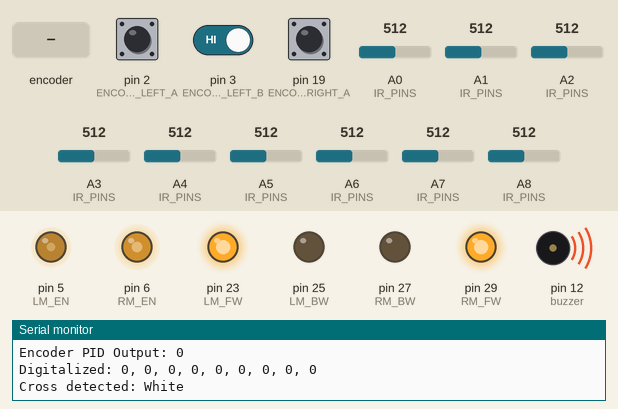
This program was run on a simulated Arduino Mega 2560, built with avr-gcc and run on an emulated ATmega2560. Shown: output pins drawn as LEDs (lit = HIGH), buzzer (waves = sounding, pin HIGH), the last lines printed to the serial monitor. Dashed ring = blinking. The inputs (shaded band) are chosen by the test bench; at power-on: A1 (IR_PINS) = 512, pin 2 (ENCODER_LEFT_A) HIGH, pin 3 (ENCODER_LEFT_B) HIGH, pin 19 (ENCODER_RIGHT_A) HIGH, A0 (IR_PINS) = 512, A2 (IR_PINS) = 512, A3 (IR_PINS) = 512, A4 (IR_PINS) = 512, A5 (IR_PINS) = 512, A6 (IR_PINS) = 512, A7 (IR_PINS) = 512, A8 (IR_PINS) = 512.

Above: at 5.27 s.
5.6 s: A1 (IR_PINS) set to 524
At 6.3 s:
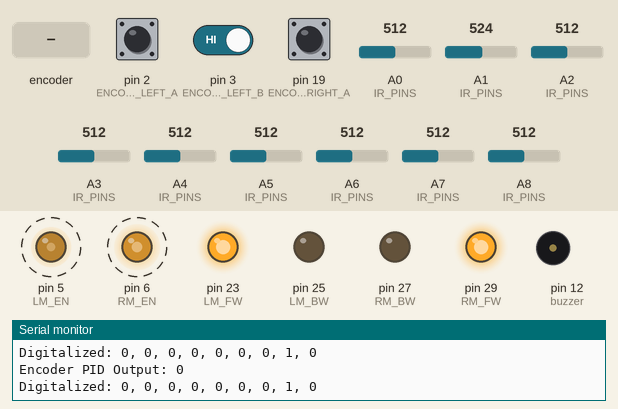
8.6 s: rotary encoder on pin 2 (ENCODER_LEFT_A) / pin 3 (ENCODER_LEFT_B) turned 3 steps (first pin leading)
12.2 s: rotary encoder on pin 2 (ENCODER_LEFT_A) / pin 3 (ENCODER_LEFT_B) turned 1 step (first pin leading)
15.4 s: rotary encoder on pin 2 (ENCODER_LEFT_A) / pin 3 (ENCODER_LEFT_B) turned 2 steps (second pin leading)
18.8 s: rotary encoder on pin 2 (ENCODER_LEFT_A) / pin 3 (ENCODER_LEFT_B) turned 2 steps (second pin leading)
22.2 s: A1 (IR_PINS) set to 170
At 22.38 s:
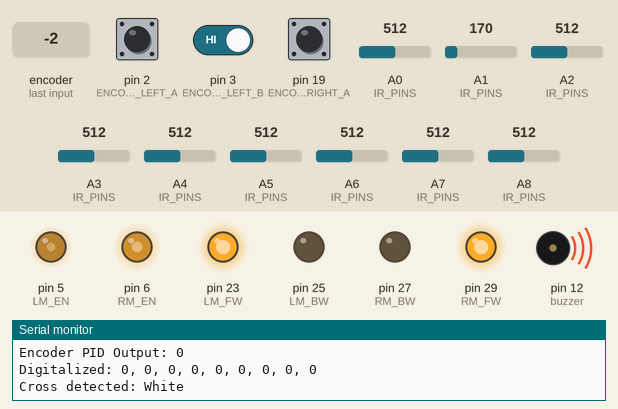
Timing chart, 0 to 26.2 s (numbered marks = the images above; inputs shaded):
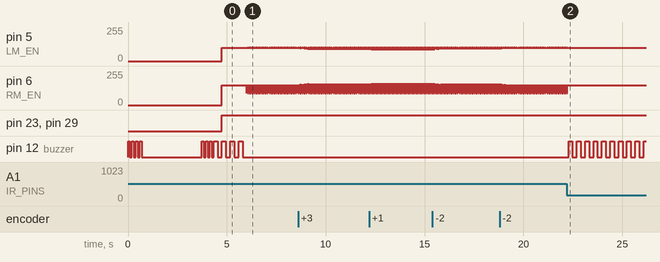

Measured:
- the behaviour switches between 512 and 513 on A1 (IR_PINS) (found by bisection; images 0 and 1)
- after the input at 5.6 s, pin 5 (LM_EN): alternates 105/255 for 0.02 s and 100/255 for 0.04 s, starting after 0.40 s; pin 6 (RM_EN): alternates 150/255 for 0.04 s and 90/255 for 0.02 s, starting after 0.40 s; pin 12 (buzzer): goes on until 5.8 s, then stays LOW
- after the input at 22.2 s, pin 5 (LM_EN): goes on until 22.2 s, then stays 100/255; pin 6 (RM_EN): goes on until 22.2 s, then stays 150/255; pin 12 (buzzer): alternates HIGH for 0.20 s and LOW for 0.22 s, starting after 0.08 s

The program:

main.cpp
```cpp
#include <Arduino.h>
#include "Get_readings.h"
#include "Motor_control.h"
#include "PID_controller.h"
#include "buzzer.h"
#include "encoder.h"
#include "turning.h"
#include "action.h"

#include <Wire.h>
#include <QMC5883LCompass.h>
#include "L3G.h"

// Removed display initialization, now handled in oled.h/cpp

int thresholds[9];
int readings[9];
int digital[9];
int integral_error = 0;
int encoder_integral_error = 0;
int cross_type = 0;

//======= IR PID =============
int error = 0;
int previous_error = 0;
int pid_output = 0;
int pid_sign = 0;

//========= Encorder =============
int encoder_error = 0;
int previous_encoder_error = 0;
int encoder_pid_output = 0;
int encoder_sign = 0;
int encoder_reading_zero = 0;

//====== Gyro Initialization ======
float pid_output_gyro = 0;
float integral_error_gyro = 0;
float previous_error_gyro = 0;
float initial_heading = 0;

QMC5883LCompass compass;

void setup() {
  pinMode(buzzer, OUTPUT);
  for(int i = 43;i<52;i++){
    pinMode(i, INPUT);
  }

  Serial.begin(9600);
  Wire.begin();
  compass.init();

  buzzer_on(1, 100);
  IR_pin_configuration();
  motor_pin_configuration();
  buzzer_on(3, 100);
  Serial.println("IR sensors calibration started.");
  calibrate_IR_sensors(thresholds, 100); // Calibrate IR sensors with 200 samples, store thresholds
  Serial.println("IR sensors calibration completed.");
  buzzer_on(3, 100);
  //delay(3000);

  attachInterrupt(digitalPinToInterrupt(ENCODER_LEFT_A), countEncLeft, RISING);
  attachInterrupt(digitalPinToInterrupt(ENCODER_RIGHT_A), countEncRight, RISING);
}

void loop() {
  encoder_reading_zero ++;
  if(encoder_reading_zero > 1000) {
    encoderCount_Left = 0;
    encoderCount_Right = 0;
    Serial.println("Encoder counts reset to zero.");
  }

  //========= IR PID ==========
  read_IR_sensors(readings);
  digitalize_with_calibrated_threshold(readings, thresholds, digital);
  bool cross = digital[0] && digital[1] && digital[2] && digital[3] && digital[4] && digital[5] && digital[6] && digital[7] && digital[8];
  bool t_left = (digital[0] && digital[1] && digital[2] && digital[3]) && digital[4];
  bool t_right = (digital[5] && digital[6] && digital[7] && digital[8]) && digital[4];
  bool white = (!digital[0]) && (!digital[1]) && (!digital[2]) && (!digital[3]) && (!digital[4]) && (!digital[5]) && (!digital[6]) && (!digital[7]) && (!digital[8]);

  if(cross == true || t_left == true || t_right == true || white == true) {
    if(cross) {
      Serial.println("Cross detected: Cross");
      buzzer_on(1, 50);
      handleSpecialCross("cross", digital, thresholds);
    } else if (t_left) {
      Serial.println("Cross detected: T-Left");
      buzzer_on(2, 20);
      handleSpecialCross("t_left", digital, thresholds);
    } else if (t_right) {
      Serial.println("Cross detected: T-Right");
      buzzer_on(3, 20);
      handleSpecialCross("t_right", digital, thresholds);
    }else if(white) {
      Serial.println("Cross detected: White");
      buzzer_on(1, 200);
      //turn 180
      //bit forward
    }
  }
  else{
    error = calculate_error(digital);
    pid_output = compute_pid(error, previous_error, KP, KD);
    pid_output = map(pid_output, 0, 200, 0, 150);
    previous_error = error;
    forward(105, 90, 0);
  }

  //========== Encoder PID ==========
  encoder_error = calculate_error_encoder(encoderCount_Left, encoderCount_Right);
  encoder_pid_output = compute_pid_encoder(encoder_error, previous_encoder_error, KPe, KDe, KIe);
  previous_encoder_error = encoder_error;

  if(encoder_error<0){
    encoder_sign = -1;
  }else {
    encoder_sign = 1;
  }

  encoder_pid_output = map(abs(encoder_pid_output), 0, 900, 0, 150)*encoder_sign;
  Serial.print("Encoder PID Output: "); Serial.println(encoder_pid_output);
/*
  compass.read();

    int x = compass.getX();
    int y = compass.getY();
    int z = compass.getZ();

    int heading = compass.getAzimuth(); // Heading in degrees
    char headingText[3];
    compass.getDirection(headingText, heading);

    Serial.print("X: "); Serial.print(x);
    Serial.print(" Y: "); Serial.print(y);
    Serial.print(" Z: "); Serial.print(z);
    Serial.print("  Heading: "); Serial.print(heading);

    delay(500);
  pid_output_gyro = (headingPID(initial_heading, heading))*1;
  */


  //Serial.print("Leftcounter: " + String(encoderCount_Left));
  //Serial.println(" Rightcounter: " + String(encoderCount_Right));
  //Serial.print(" Encoder Error: " + String(encorder_error));
  //Serial.println(" Encoder PID Output: " + String(encorder_pid_output));

  //Serial.println("Forward");
  //left_motor(100, 1, 0);
  //right_motor(100, 1, 0);
  int left_speed = 100;
  int right_speed = 150;
  forward(left_speed, right_speed, encoder_pid_output); // Use PID output for correction forward( leftSpeed,  rightSpeed,  error);
  /*
    if(digital[0] == 1 && digital[1] == 1 && digital[2] == 1 && digital[3] == 1 && digital[4] == 1 && digital[5] == 1 && digital[6] == 1 && digital[7] == 1 && digital[8] == 1 ) { //cross
        Serial.println("Cross detected: Cross" );
        cross_type = 1;
        backward(100,100,0);
        buzzer_on(10, 100);
        stopMotors();
        delay(5000);
        //handleSpecialCross("cross", readings, thresholds);
    }else if ((digital[0] == 1 && digital[1] == 1 && digital[2] == 1 && digital[3] == 1) && digital[4]==1){
      Serial.println("Cross detected: T-Left" );
      cross_type = 2;
      backward(100,100,0);
      stopMotors();
      buzzer_on(5, 100);
      delay(5000);
      //handleSpecialCross("t_left", readings, thresholds);
    }else if ((digital[5] == 1 && digital[6] == 1 && digital[7] == 1 && digital[8] == 1) && digital[4]==1){
      Serial.println("Cross detected: T-Right" );
      cross_type = 3;
      backward(100,100,0);
      stopMotors();
      buzzer_on(2, 100);
      delay(5000);
      //handleSpecialCross("t_right", readings, thresholds);
    }else if(digital[0] == 0 && digital[1] == 0 && digital[2] == 0 && digital[3] == 0 && digital[4] == 0 && digital[5] == 0 && digital[6] == 0 && digital[7] == 0 && digital[8] == 0){
      backward(100,100,0);
      stopMotors();
    }

    */

/*
  delay(1000);
  Serial.println("Turning left");
  turnLeft();
  delay(1000);
  forward(100, 100, 0);
  delay(1000);
  Serial.println("Turning right");
  turnRight();
  delay(1000);*/
  /*
delay(1000);
turn180(1);
delay(1000);
forward(105, 90, 0);
delay(1000);
turn180(0);
delay(1000);
*/

}
```

Get_readings.h
```cpp
#ifndef IR_PANEL_H
#define IR_PANEL_H

#include <Arduino.h>

#define R4 A0
#define R3 A1
#define R2 A2
#define R1 A3
#define C0 A4
#define L1 A5
#define L2 A6
#define L3 A7
#define L4 A8

extern const int IR_PINS[9];

void IR_pin_configuration();
void read_IR_sensors(int readings[9]);
void print_IR_readings(const int readings[9]);
void calibrate_IR_sensors(int readings[9], int samples);
void digitalize_with_calibrated_threshold(const int analog_readings[9], const int thresholds[9], int digital[9]);


#endif // IR_PANEL_H
```

Motor_control.h
```cpp
#ifndef MOTOR_CONTROL_H
#define MOTOR_CONTROL_H

#include <Arduino.h>

// Define motor control pins
#define LM_EN 5
#define LM_BW 25
#define LM_FW 23
#define RM_EN 6
#define RM_BW 27
#define RM_FW 29


void motor_pin_configuration();
void right_motor(int speed, bool direction, int error);
void left_motor(int speed, bool direction, int error);
void forward(int leftSpeed, int rightSpeed, int error);
void backward(int leftSpeed, int rightSpeed, int error);
void stopMotors();
void stopMotors2(bool right_motor, bool left_motor);

void move_forward_250_counts(int baseSpeed);

#endif // MOTOR_CONTROL_H
```

PID_controller.h
```cpp
#ifndef PID_CONTROLLER_H
#define PID_CONTROLLER_H

#include <Arduino.h>

#define KP  8.0 // Proportional gain 8
#define KD  4.0 // Derivative gain 0.5
#define kI  0.0 // Integral gain (not used in this example)

//=============== Encoder ================================
#define KPe  15//20 // Proportional gain for encoder
#define KDe 10 //6.8// 10 // Derivative gain for encoder
#define KIe 5 //2.8// 5

//=============== Gyro ================================
#define Kpc  10.0
#define Kic  0.0
#define Kdc  10.0

int calculate_error(const int digital[9]);
int compute_pid(int error, int pre_error, float Kp, float Kd);

int calculate_error_encoder(long encoderCount_Left, long encoderCount_Right);
int compute_pid_encoder(int error, int previous_error, float Kp, float Kd, float Ki);


// PID to move towards target heading
float headingPID(float targetHeading, float currentHeading);

#endif // PID_CONTROLLER_H
```

action.h
```cpp
#ifndef ACTION_H
#define ACTION_H

#include <Arduino.h>
#include <Motor_control.h>
#include <Get_readings.h>
#include <encoder.h>

void handleCrossApproach();
void handleSpecialCross(const char* crossType, const int analog_readings[9], const int thresholds[9]);
void rearrangeCrossArray();
void reverseAndSwapSortedArray(const char* arraysorted, int length);

#endif // ACTION_H
```

buzzer.h
```cpp
#ifndef BUZZER_H
#define BUZZER_H

#include <Arduino.h>

#define buzzer 12
void buzzer_on(int count, int t);

void buzzer_on(int count, int t){
    for(int i=0; i<count; i++){
        digitalWrite(buzzer,HIGH);
        delay(t);
        digitalWrite(buzzer,LOW);
        delay(t);
    }
}

#endif
```

encoder.h
```cpp
#ifndef ENCODER_H
#define ENCODER_H

#define ENCODER_LEFT_A 2 //19// Pin for encoder A 3
#define ENCODER_LEFT_B 3 //18// Pin for encoder B
#define ENCODER_RIGHT_A  19 //2// Pin for encoder A
#define ENCODER_RIGHT_B 18 //3// Pin for encoder B

extern volatile long encoderCount_Left;
extern volatile long encoderCount_Right;

void countEncLeft();
void countEncRight();

#endif
```

task3.h
```cpp
#ifndef TASK3_H
#define TASK3_H

#include <Arduino.h>

#define CM_EN 8
#define CM_BW 37
#define CM_FW 35

#endif // TASK3_H
```

turning.h
```cpp
#ifndef TURNING_H
#define TURNING_H

void turnLeft();
void turnRight();
void turn180(bool left);

void turn180_gyro(float currentHeading); // Accepts current heading for more accurate turns
void turn90(bool clockwise, float currentHeading);


#endif // TURNING_H
```

Get_readings.cpp
```cpp
// IR sensor pin definitions
#include <Arduino.h>
#include "Get_readings.h"

// Array of IR sensor pins: L4, L3, L2, L1, C0, R1, R2, R3, R4
const int IR_PINS[9] = {L4, L3, L2, L1, C0, R1, R2, R3, R4};

void IR_pin_configuration() {
    for (int i = 0; i < 9; i++) {
        pinMode(IR_PINS[i], INPUT);
    }
}

void read_IR_sensors(int readings[10]) {
    for (int i = 0; i < 9; i++) {
        readings[i] = analogRead(IR_PINS[i]);
    }
}

void print_IR_readings(const int readings[9]) {
    Serial.print("IR readings: ");
    for (int i = 0; i < 9; i++) {
        Serial.print(readings[i]);
        if (i < 8) Serial.print(", ");
    }
    Serial.println();
}

void calibrate_IR_sensors(int readings[9], int samples) {
    int min_readings[9];
    int max_readings[9];
    for (int i = 0; i < 9; i++) {
        min_readings[i] = 1023;
        max_readings[i] = 0;
    }
    for (int s = 0; s < samples; s++) {
        Serial.print("Calibrating sample: ");
        Serial.println(s + 1);
        for (int i = 0; i < 9; i++) {
            int val = analogRead(IR_PINS[i]);
            if (val < min_readings[i]) min_readings[i] = val;
            if (val > max_readings[i]) max_readings[i] = val;
        }
        delay(5);
    }
    for (int i = 0; i < 9; i++) {
        readings[i] = (min_readings[i] + max_readings[i]) / 2; // threshold for digital high/low
    }
    // Optionally print calibration results
    Serial.println("IR Sensor Calibration Results:");
    for (int i = 0; i < 9; i++) {
        Serial.print("Sensor "); Serial.print(i);
        Serial.print(": min="); Serial.print(min_readings[i]);
        Serial.print(", max="); Serial.print(max_readings[i]);
        Serial.print(", threshold="); Serial.println(readings[i]);
    }
}

void digitalize_with_calibrated_threshold(const int analog_readings[9], const int thresholds[9], int digital[9]) {
    for (int i = 0; i < 9; i++) {
        digital[i] = (analog_readings[i] > thresholds[i]) ? 1 : 0;
    }
    // Print the digitalized array
    Serial.print("Digitalized: ");
    for (int i = 0; i < 9; i++) {
        Serial.print(digital[i]);
        if (i < 8) Serial.print(", ");
    }
    Serial.println();
}
```

Motor_control.cpp
```cpp
#include <Arduino.h>
#include "Motor_control.h"
#include "encoder.h"
#include "PID_controller.h"

void motor_pin_configuration() {
  pinMode(LM_EN, OUTPUT);
  pinMode(LM_FW, OUTPUT);
  pinMode(LM_BW, OUTPUT);
  pinMode(RM_EN, OUTPUT);
  pinMode(RM_FW, OUTPUT);
  pinMode(RM_BW, OUTPUT);
}

void right_motor(int speed, bool direction, int error) {
    if(direction == 1){ // Forward
        digitalWrite(RM_FW, HIGH);
        digitalWrite(RM_BW, LOW);
    }else{ // Backward
        digitalWrite(RM_FW, LOW);
        digitalWrite(RM_BW, HIGH);
    }
    analogWrite(RM_EN, speed - error);
}

void left_motor(int speed, bool direction, int error){
    if(direction == 1){ // Forward
        digitalWrite(LM_FW, HIGH);
        digitalWrite(LM_BW, LOW);
    }else{ // Backward
        digitalWrite(LM_FW, LOW);
        digitalWrite(LM_BW, HIGH);
    }
    analogWrite(LM_EN, speed + error);
}

void forward(int leftSpeed, int rightSpeed, int error) {
  right_motor(rightSpeed, 1, error);
  left_motor(leftSpeed, 1, error);

}

// Move robot forward for 250 encoder counts with balanced speed
void move_forward_250_counts(int baseSpeed) {
  encoderCount_Left = 0;
  encoderCount_Right = 0;
  int previous_error = 0;
  while (encoderCount_Left < 250 || encoderCount_Right < 250) {
    int error = calculate_error_encoder(encoderCount_Left, encoderCount_Right);
    int pid_output = compute_pid_encoder(error, previous_error, KPe, KDe, KIe);
    previous_error = error;
    int leftSpeed = baseSpeed + pid_output;
    int rightSpeed = baseSpeed - pid_output;
    leftSpeed = constrain(leftSpeed, 0, 255);
    rightSpeed = constrain(rightSpeed, 0, 255);
    if (encoderCount_Right < 250) {
      right_motor(rightSpeed, 1, 0);
    } else {
      right_motor(0, 1, 0); // Stop right motor
    }
    if (encoderCount_Left < 250) {
      left_motor(leftSpeed, 1, 0);
    } else {
      left_motor(0, 1, 0); // Stop left motor
    }
    //delay(1);
  }
  stopMotors();
}

void backward(int leftSpeed, int rightSpeed, int error) {
  right_motor(rightSpeed, 0, error);
  left_motor(leftSpeed, 0, error);
}

void stopMotors() {
  digitalWrite(RM_FW, HIGH);
  digitalWrite(RM_BW, HIGH);
  digitalWrite(LM_FW, HIGH);
  digitalWrite(LM_BW, HIGH);
  analogWrite(RM_EN, 100);
  analogWrite(LM_EN, 100);
}

void stopMotors2(bool right_motor, bool left_motor) {
  if(right_motor) {
    digitalWrite(RM_FW, HIGH);
    digitalWrite(RM_BW, HIGH);
    analogWrite(RM_EN, 100);
  }
  if(left_motor) {
    digitalWrite(LM_FW, HIGH);
    digitalWrite(LM_BW, HIGH);
    analogWrite(LM_EN, 100);
  }
}
```

PID_controller.cpp
```cpp
#include <Arduino.h>
#include "Get_readings.h"
#include "PID_controller.h"
#include <QMC5883LCompass.h>

static float lastError = 0;
static float integral = 0;

//=========== IR PID ==========

int calculate_error(const int digital[9]) {
    // Weights: L3,R3=30, L2,R2=20, L1,R1=10, L0,R0=0; negative for left
    const int weights[9] = {-8, -6, -4, -2, 0, 2, 4, 6, 8};
    int error = 0;
    for (int i = 0; i < 9; i++) {
        error += weights[i] * digital[i];
    }
    return error;
}

int compute_pid(int error, int previous_error, float Kp, float Kd) {
    int derivative = error - previous_error;
    int pid_output = Kp * error + Kd * derivative;
    return pid_output;
}


//================ Encoder PID ==========

int calculate_error_encoder(long encoderCount_Left, long encoderCount_Right) {
    // Calculate the error based on encoder counts
    // This is a placeholder implementation; adjust as needed
    int error = encoderCount_Right - encoderCount_Left;
    return error;
}

int compute_pid_encoder(int error, int previous_error, float Kp, float Kd, float Ki) {
    // Compute the PID output based on encoder counts
    int derivative = error - previous_error;
    int pid_output = Kp * error + Kd * derivative;
    return pid_output;
}

//=============== Gyro ================================


float headingPID(float targetHeading, float currentHeading) {
    float heading = currentHeading;

    // Calculate shortest direction error
    float error = targetHeading - heading;
    if (error > 180) error -= 360;
    if (error < -180) error += 360;

    // PID calculations
    integral += error;
    float derivative = error - lastError;
    lastError = error;

    float output = Kpc * error + Kic * integral + Kdc * derivative;
    return output; // This should be mapped to motor speeds
}
```

encoder.cpp
```cpp
#include <Arduino.h>
#include "encoder.h"

volatile long encoderCount_Left = 0;
volatile long encoderCount_Right = 0;


 void countEncLeft() {
    if(digitalRead(ENCODER_LEFT_B) == LOW) {
        encoderCount_Left++;
    } else {
        encoderCount_Left--;
    }
}

void countEncRight() {
    if(digitalRead(ENCODER_RIGHT_B) == LOW) {
        encoderCount_Right++;
    } else {
        encoderCount_Right--;
    }
}
```

oled.cpp
```cpp

```

task3.cpp
```cpp
#include <Arduino.h>
#include "Motor_control.h"
#include "Get_readings.h"
#include "encoder.h"
#include "turning.h"
#include "task3.h"

void start_front_collector(){ // Start the front collector motor
    analogWrite(CM_EN, 150);
    digitalWrite(CM_FW, HIGH);
    digitalWrite(CM_BW, LOW);
}

void task3(int leftSpeed, int rightSpeed, int error, int limit[6]) {
    start_front_collector();
    forward(leftSpeed, rightSpeed, error);
    if(limit[0] == 1 || limit[1] == 1 || limit[2] == 1 || limit[3] == 1 || limit[4] == 1 || limit[5] == 1) {
        if(limit[2] == 1 || limit[3] == 1){
            turn180(true);
        }
    }
}
```

Source omitted: action.cpp (5393 bytes), turning.cpp (3985 bytes)
